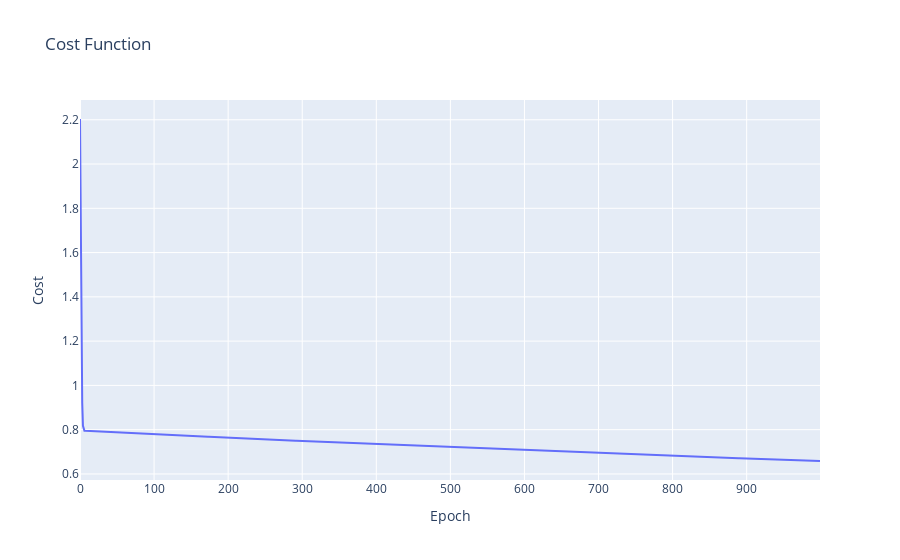
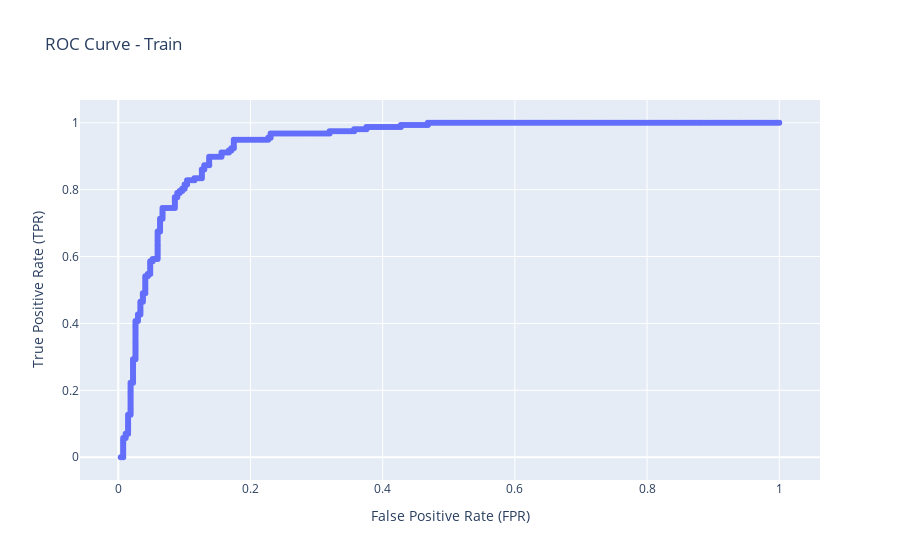

Notebook code for these charts, in order:
### Markdown cell above
<span style="font-size:36px;">Use LogisticRegression without Normalize</span>

### Code cell
show_results(X_train, y_train, X_test, y_test, weights, bias, 0.01, 1000, False)

### Figure 1 — Plotly figure (JSON) as saved in the notebook; plotly's stock layout.template omitted (floating-point values rounded to 4 significant figures; data arrays with more than 128 entries replaced by an {"elided": "..."} marker saying what was removed)
{"data": [{"hovertemplate": "Epoch=%{x}<br>Cost=%{y}<extra></extra>", "legendgroup": "", "line": {"color": "#636efa", "dash": "solid"}, "marker": {"symbol": "circle"}, "mode": "lines", "name": "", "orientation": "v", "showlegend": false, "type": "scatter", "x": {"elided": "1000 int values"}, "xaxis": "x", "y": {"elided": "1000 float values"}, "yaxis": "y"}], "layout": {"legend": {"tracegroupgap": 0}, "title": {"text": "Cost Function"}, "xaxis": {"anchor": "y", "domain": [0, 1], "title": {"text": "Epoch"}}, "yaxis": {"anchor": "x", "domain": [0, 1], "title": {"text": "Cost"}}}}

### Figure 2 — Plotly figure (JSON) as saved in the notebook; plotly's stock layout.template omitted (floating-point values rounded to 4 significant figures; data arrays with more than 128 entries replaced by an {"elided": "..."} marker saying what was removed)
{"data": [{"hovertemplate": "False Positive Rate (FPR)=%{x}<br>True Positive Rate (TPR)=%{y}<extra></extra>", "legendgroup": "", "line": {"color": "#636efa", "dash": "solid"}, "marker": {"symbol": "circle"}, "mode": "lines+markers", "name": "", "orientation": "v", "showlegend": false, "type": "scatter", "x": {"elided": "426 float values"}, "xaxis": "x", "y": {"elided": "426 float values"}, "yaxis": "y"}], "layout": {"legend": {"tracegroupgap": 0}, "title": {"text": "ROC Curve - Train"}, "xaxis": {"anchor": "y", "domain": [0, 1], "title": {"text": "False Positive Rate (FPR)"}}, "yaxis": {"anchor": "x", "domain": [0, 1], "title": {"text": "True Positive Rate (TPR)"}}}}
